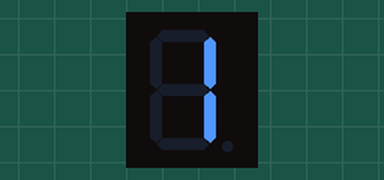
This sketch was run on a simulated Arduino Uno, built with avr-gcc and run on an emulated ATmega328P. Shown: 1-digit seven-segment display. Wiring (inferred from the names in the program): 1-digit 7-segment display, segments lit when HIGH: segments pin 8, pin 7, pin 6, pin 5, pin 4, pin 3, pin 2. The segment pins are drawn as the display they are named for.

Above: at 0.1 s.
At 1.1 s:
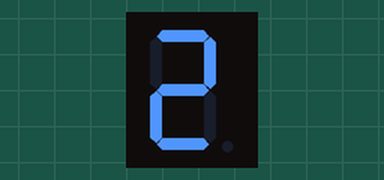
At 2.1 s:
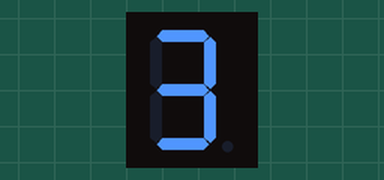
At 4.1 s:
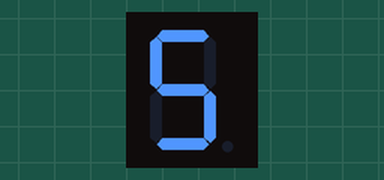
At 6.1 s:
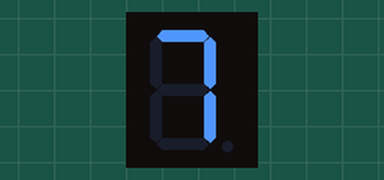
At 8.1 s:
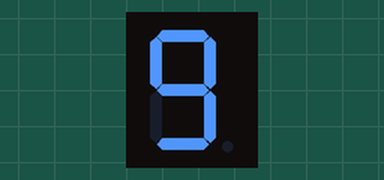

The sketch:

tipo_chasi_mini.ino
```cpp
int16_t A = 8;
int16_t B = 7;
int16_t C = 6;
int16_t D = 5;
int16_t E = 4;
int16_t F = 3;
int16_t G = 2;

void setup()
{
  pinMode(A, OUTPUT);
  pinMode(B, OUTPUT);
  pinMode(C, OUTPUT);
  pinMode(D, OUTPUT);
  pinMode(E, OUTPUT);
  pinMode(F, OUTPUT);
  pinMode(G, OUTPUT);
}

void loop()
{
  for (int i; i < 9; i++)
  {
    digitalWrite(A, LOW);
    digitalWrite(B, HIGH);
    digitalWrite(C, HIGH);
    digitalWrite(D, LOW);
    digitalWrite(E, LOW);
    digitalWrite(F, LOW);
    digitalWrite(G, LOW);
    delay(1000);
    digitalWrite(A, HIGH);
    digitalWrite(B, HIGH);
    digitalWrite(C, LOW);
    digitalWrite(D, HIGH);
    digitalWrite(E, HIGH);
    digitalWrite(F, LOW);
    digitalWrite(G, HIGH);
    delay(1000);
    digitalWrite(A, HIGH);
    digitalWrite(B, HIGH);
    digitalWrite(C, HIGH);
    digitalWrite(D, HIGH);
    digitalWrite(E, LOW);
    digitalWrite(F, LOW);
    digitalWrite(G, HIGH);
    delay(1000);
    digitalWrite(A, LOW);
    digitalWrite(B, HIGH);
    digitalWrite(C, HIGH);
    digitalWrite(D, LOW);
    digitalWrite(E, LOW);
    digitalWrite(F, HIGH);
    digitalWrite(G, HIGH);
    delay(1000);
    digitalWrite(A, HIGH);
    digitalWrite(B, LOW);
    digitalWrite(C, HIGH);
    digitalWrite(D, HIGH);
    digitalWrite(E, LOW);
    digitalWrite(F, HIGH);
    digitalWrite(G, HIGH);
    delay(1000);
    digitalWrite(A, HIGH);
    digitalWrite(B, LOW);
    digitalWrite(C, HIGH);
    digitalWrite(D, HIGH);
    digitalWrite(E, HIGH);
    digitalWrite(F, HIGH);
    digitalWrite(G, HIGH);
    delay(1000);
    digitalWrite(A, HIGH);
    digitalWrite(B, HIGH);
    digitalWrite(C, HIGH);
    digitalWrite(D, LOW);
    digitalWrite(E, LOW);
    digitalWrite(F, LOW);
    digitalWrite(G, LOW);
    delay(1000);
    digitalWrite(A, HIGH);
    digitalWrite(B, HIGH);
    digitalWrite(C, HIGH);
    digitalWrite(D, HIGH);
    digitalWrite(E, HIGH);
    digitalWrite(F, HIGH);
    digitalWrite(G, HIGH);
    delay(1000);
    digitalWrite(A, HIGH);
    digitalWrite(B, HIGH);
    digitalWrite(C, HIGH);
    digitalWrite(D, HIGH);
    digitalWrite(E, LOW);
    digitalWrite(F, HIGH);
    digitalWrite(G, HIGH);
    delay(1000);
  }
}
```

Measured:
- by itself, everything shown: repeats every 9.0 s, in 9 steps
- what the display in image 1 shows lasts 1.0 s, from 1.0 s to 2.0 s
